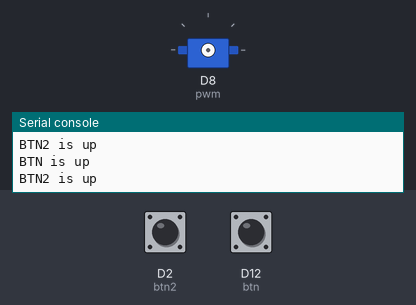
The program below on a simulated CircuitPython board. On the bench: servo, the last lines printed to the serial console. Inputs (shaded band) come from the test bench; at power-on: D2 (btn2) HIGH, D12 (btn) HIGH.

Above: at 1.2 s.
1.3 s: D2 (btn2) pulled LOW for 0.25 s
At 1.61 s:
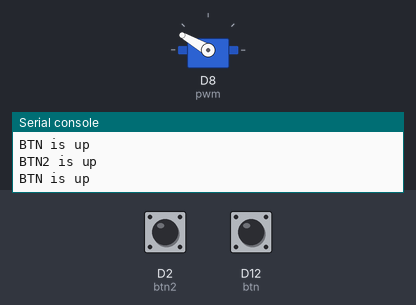
At 4.0 s:
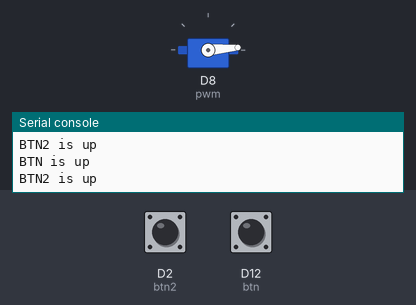
4.3 s: D12 (btn) pulled LOW for 3.2 s
9.0 s: D2 (btn2) pulled LOW for 1 s
12.0 s: D2 (btn2) pulled LOW for 3.2 s
At 12.29 s:
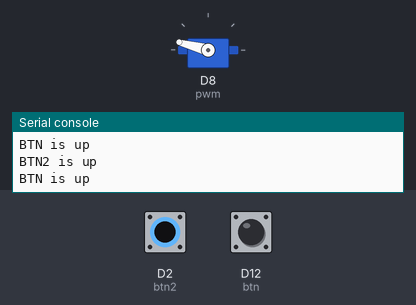
Timing chart, 0 to 17.4 s (numbered marks = the images above; inputs shaded):
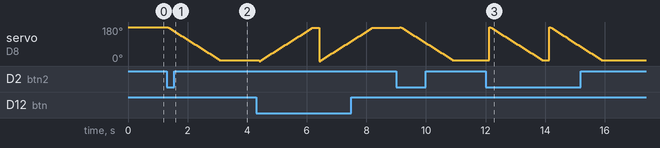

Measured:
- after the input at 1.3 s, servo on D8 (pwm): moves from 180° to 5° over 1.7 s, starting after 0.05 s
- after the input at 12.0 s, servo on D8 (pwm): ramps from 180° to 5° and jumps back, once every 2.0 s

The program:

circut_button.py
```python
import time
import board
from digitalio import DigitalInOut, Direction, Pull
import pwmio
from adafruit_motor import servo

btn = DigitalInOut(board.D12)
btn.direction = Direction.INPUT
btn.pull = Pull.UP

btn2 = DigitalInOut(board.D2)
btn2.direction = Direction.INPUT
btn2.pull = Pull.UP

# create a PWMOut object on Pin A8.
pwm = pwmio.PWMOut(board.D8, duty_cycle=2 ** 15, frequency=50)

# Create a servo object, my_servo.
my_servo = servo.Servo(pwm)


while True:
    if not btn.value:
      for angle in range(0, 180, 5):  # 0 - 180 degrees, 5 degrees at a time.
        my_servo.angle = angle
        time.sleep(0.05)
        print("BTN is down")
    else:
        print("BTN is up")
        pass

    time.sleep(0.1) # sleep for debounce

    if not btn2.value:
      for angle in range(180, 0, -5): # 180 - 0 degrees, 5 degrees at a time.
          my_servo.angle = angle
          time.sleep(0.05)
      print("BTN2 is down")
    else:
        print("BTN2 is up")
        pass

    time.sleep(0.1) # sleep for debounce


while True:

    for angle in range(180, 0, -5): # 180 - 0 degrees, 5 degrees at a time.
        my_servo.angle = angle
        time.sleep(0.05)
```
